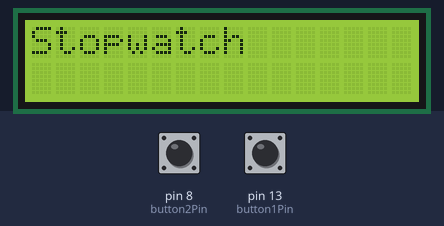
Bench run of a sketch on a simulated Arduino Uno, built with avr-gcc and run on an emulated ATmega328P. Shown: 16×2 character LCD. Inputs (shaded band) come from the test bench; at power-on: pin 13 (button1Pin) HIGH, pin 8 (button2Pin) HIGH.

Above: at 1.2 s.
1.3 s: pin 13 (button1Pin) pulled LOW for 0.15 s
At 1.61 s:
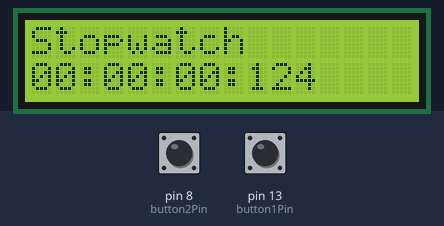
2.9 s: pin 8 (button2Pin) pulled LOW for 0.15 s
At 2.9 s:
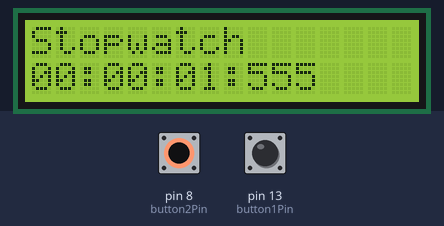
4.5 s: pin 13 (button1Pin) pulled LOW for 1 s
At 5.3 s:
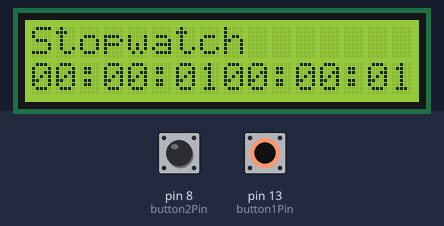
7.0 s: pin 8 (button2Pin) pulled LOW for 1 s
At 7.0 s:
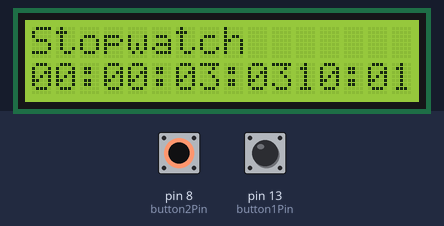
9.5 s: pin 8 (button2Pin) driven LOW and pin 13 (button1Pin) driven LOW
At 10.3 s:
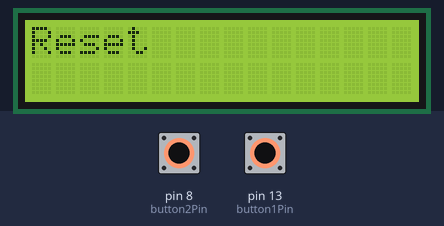
12.5 s: pin 8 (button2Pin) driven HIGH
Timing chart, 0 to 15.0 s (numbered marks = the images above; inputs shaded):
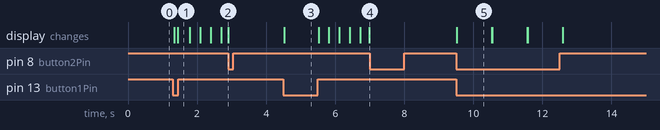

The sketch:

Opdracht_6.ino
```cpp
#include <Wire.h>
#include <LiquidCrystal_I2C.h>

// De pinnen toewijzen
const int button1Pin = 13;      // Pin waar de eerste drukknop op is aangesloten
const int button2Pin = 8;       // Pin waar de tweede drukknop op is aangesloten

// Maak een LCD-object aan en stel de afmetingen in, (16x2), dit hoort bij dit scherm
LiquidCrystal_I2C lcd(0x27, 16, 2);

// Variabelen om de status van de knoppen in op te slaan
int button1State = 0;
int button2State = 0;

// Variabelen om de vorige status van de knoppen bij te houden
int lastButton1State = HIGH;
int lastButton2State = HIGH;

// Timing variabelen
unsigned long startTime = 0;            // Tijd waarop de stopwatch is gestart
unsigned long elapsedTime = 0;          // Tijd zolang de stopwatch bezig is
unsigned long lapTime = 0;              // De rondetijd
unsigned long button1PressTime = 0;     // Tijd waarop knop 1 voor het laatst is ingedrukt. Knop 1 wordt gebruikt om te starten of de pauze op te heffen

// Stopwatch status
bool running = false;                   // Geeft aan of de stopwatch op dit moment loopt
bool paused = false;                    // Geeft aan of de stopwatch is gepauzeerd
bool lap = false;                       // Geeft aan of er een ronde is geweest (dus of knop 1, 2 seconden is ingedrukt)

void setup() {
  // De pinnen intialiseren
  pinMode(button1Pin, INPUT);           // Configureer de eerste drukknop als INPUT met interne pull-up weerstand
  pinMode(button2Pin, INPUT);           // Configureer de tweede drukknop als INPUT met interne pull-up weerstand

  // Initialiseer het LCD
  lcd.init();
  lcd.backlight();                      // Hiermee wordt de achtergrondverlichting van het LCD-scherm aangezet
  lcd.clear();                          // Hiermee wordt het LCD-scherm gewist, zodat er geen  oude tekens op staan
  lcd.setCursor(0, 0);                  // Zet de cursorpositie in op de eerste regel en de eerste kolom (0.0)
  lcd.print("Stopwatch");               // Laat de tekst "stopwatch" zien op de eerste regel

  // Dit is voor het debuggen
  Serial.begin(9600);
}

void loop() {
  // Lees de huidige statuss van de knoppen
  button1State = digitalRead(button1Pin);
  button2State = digitalRead(button2Pin);

  // Controleer of beide knoppen tegelijkertijd zijn ingedrukt
  if (button1State == LOW && button2State == LOW) {
    // Als dat zo is, wordt de stopwatch gereset. De functie resetStopwatch wordt hier aangeroepen
    resetStopwatch();
  } else {
    // Controleer of knop 1 wordt ingedrukt
    if (button1State == LOW && lastButton1State == HIGH) {
      // Als knop 1 is ingedrukt, start de stopwatch of begin met het bijhouden van een ronde
      if (!running && !paused) {
        startStopwatch();
      } else if (paused) {
        resumeStopwatch();
      } else {
        button1PressTime = millis(); // Start met het bijhouden van de tijd dat de knop wordt ingedrukt
      }
    }

    if (button1State == LOW && running) {
      // Controleer of knop 1 voor 2 seconde wordt ingedrukt
      if (millis() - button1PressTime >= 2000 && !lap) {
        lapTime = elapsedTime;
        lap = true;
        displayTime(lapTime, 8, 1); // Toon de rondetijd
      }
    }

    if (button1State == HIGH && lastButton1State == LOW && running && lap) {
      // Als knop 1 wordt losgelaten na het meten van een ronde, wordt de ronde timer weer gereset
      lap = false;
    }

    if (button1State == HIGH && lastButton1State == LOW && running) {
      // Als knop 1 wordt losgelaten, nadat deze is ingedrukt, wordt de startTime geupdate om door te gaan vanuit de huidige tijd
      startTime = millis() - elapsedTime;
    }

    if (button2State == LOW && lastButton2State == HIGH && running) {
      // Als knop 2 wordt ingedrukt, wordt de stopwatch gepauzeerd
      pauseStopwatch();
    }
  }

  // Als de stopwatch bezig is, wordt de tijd continue bijgewerkt
  if (running && !paused && !lap) {
    elapsedTime = millis() - startTime;
    displayTime(elapsedTime, 0, 1);
  }

  // Hier worden de vorige knopstatussen bijgwerkt
  lastButton1State = button1State;
  lastButton2State = button2State;

  // En een kleine vertraging
  delay(10);
}

// Dit is een functie die gebruikt wordt om de stopwatch te starten
void startStopwatch() {
  startTime = millis();
  running = true;
  paused = false;
  lcd.clear();
  lcd.setCursor(0, 0);
  lcd.print("Stopwatch");
}

// Dit is een functie die gebruikt wordt om de stopwatch te pauzeren
void pauseStopwatch() {
  running = false;
  paused = true;
  lcd.setCursor(0, 0);
  lcd.print("Stopwatch");
}

// Dit is een functie die gebruikt wordt als de stopwatch weer wordt gestart na een pauze
void resumeStopwatch() {
  startTime = millis() - elapsedTime;
  running = true;
  paused = false;
  lcd.setCursor(0, 0);
  lcd.print("Stopwatch");
}

// Dit is een functie die gebruikt wordt om de stopwatch te resetten
void resetStopwatch() {
  running = false;
  paused = false;
  elapsedTime = 0;
  lapTime = 0;
  lcd.clear();
  lcd.setCursor(0, 0);
  lcd.print("Reset");
  delay(1000); // Reset wordt kort getoond, voor de stopwatch opnieuw gaat beginnen
  lcd.clear();
  lcd.setCursor(0, 0);
  lcd.print("Stopwatch");
}

// Dit is een functie die gebruikt wordt om de tijd op het LCD scherm te tonen
void displayTime(unsigned long time, int col, int row) {
  int milliseconds = time % 1000;
  int seconds = (time / 1000) % 60;
  int minutes = (time / 60000) % 60;
  int hours = (time / 3600000);

  lcd.setCursor(col, row);
  if (hours < 10) lcd.print("0");
  lcd.print(hours);
  lcd.print(":");
  if (minutes < 10) lcd.print("0");
  lcd.print(minutes);
  lcd.print(":");
  if (seconds < 10) lcd.print("0");
  lcd.print(seconds);
  lcd.print(":");
  if (milliseconds < 100) lcd.print("0");
  if (milliseconds < 10) lcd.print("0");
  lcd.print(milliseconds);
}
```

Measured:
- after the input at 1.3 s, the display: first changes at once (image 1 shows a later state)
- after the input at 2.9 s, every drawn part: stays the same
- after the input at 4.5 s, the display: changes at once (image 3)
- after the input at 7.0 s, every drawn part: stays the same
- after the input at 9.5 s, the display: changes at once (image 5)
- what the display in image 5 shows lasts 1.0 s, from 9.5 s to 10.5 s
